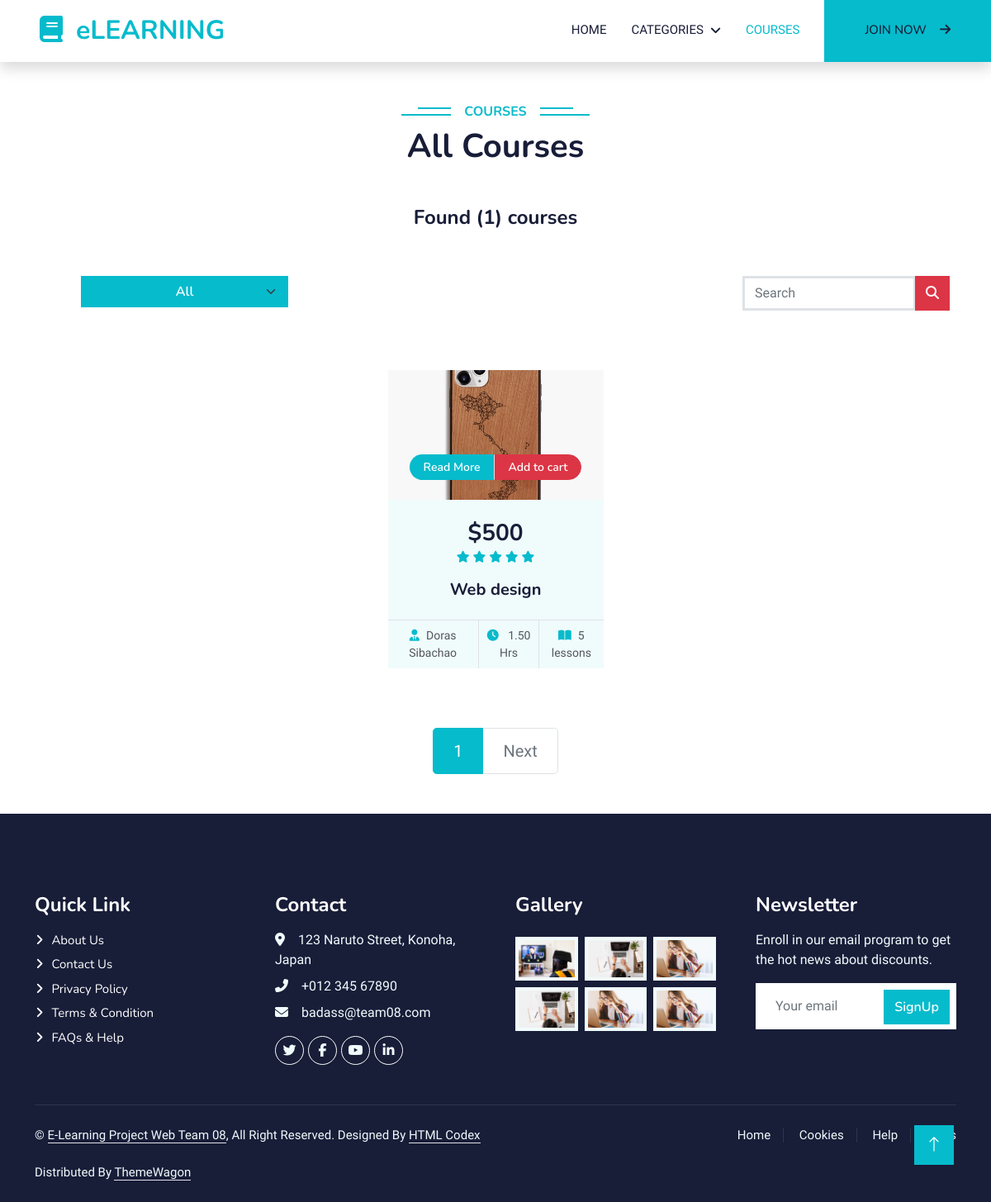
/course/, run on an earlier commit of the app's database.
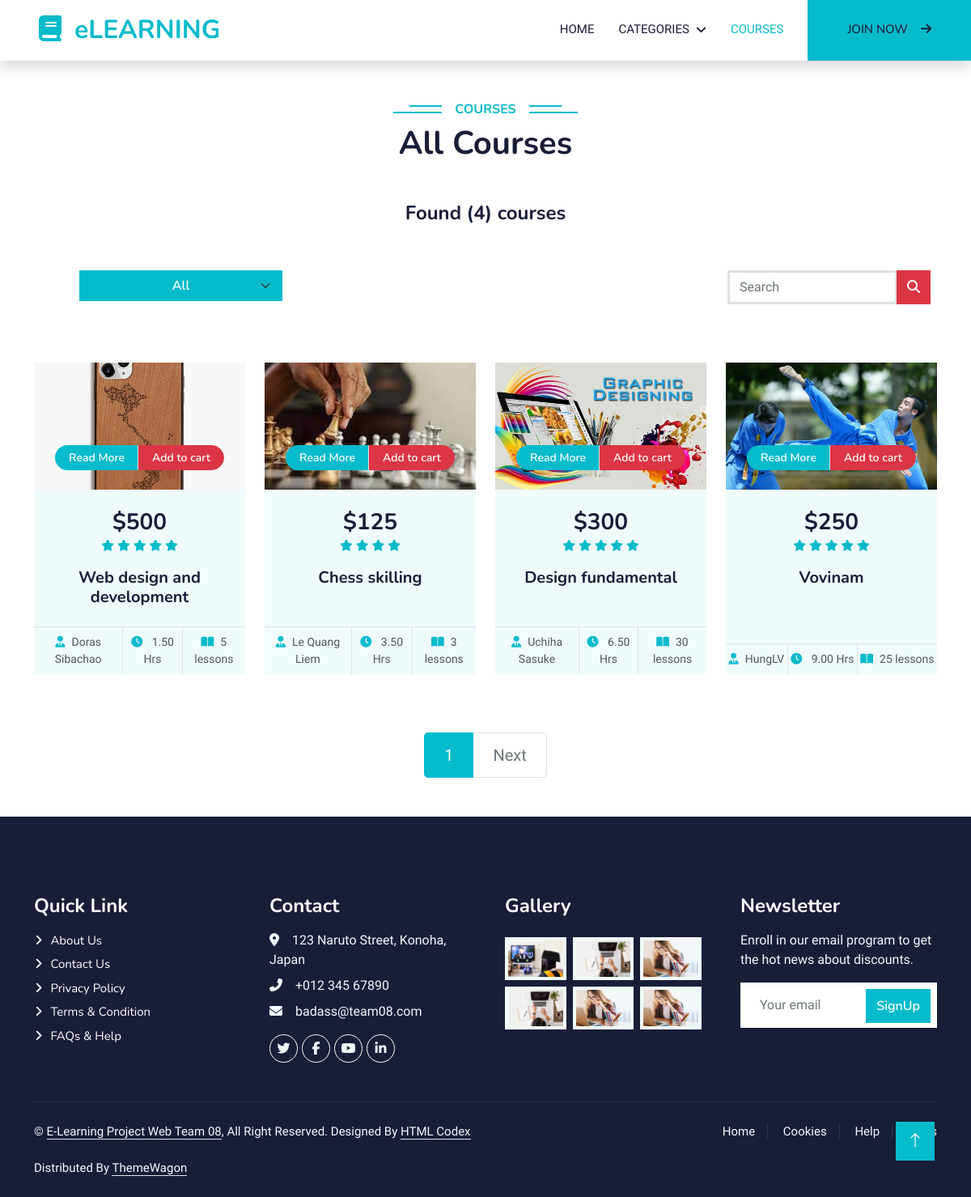
And on a later commit of the database.
### course/models.py (models this page shows, shortened)
class Course(models.Model):
    title = models.CharField(max_length=255)
    description = models.TextField()
    price = models.PositiveIntegerField(null=True,
                                        validators=[MinValueValidator(0)], blank=True)
    instructor = models.CharField(max_length=50)
    language = models.CharField(max_length=50, default='English')
    category = models.ForeignKey(
        Category, on_delete=models.PROTECT, blank=True, null=True)
    COURSE_STATUS_AVAILABLE = 'A'
    COURSE_STATUS_UNAVAILABLE = 'UA'
    COURSE_STATUS_CHOICES = [
        (COURSE_STATUS_AVAILABLE, 'Available'),
        (COURSE_STATUS_UNAVAILABLE, 'Unavailable')
    ]
    lesson_number = models.PositiveBigIntegerField(null=True,
                                                   validators=[MinValueValidator(0)], blank=True)
    course_status = models.CharField(
        max_length=2, choices=COURSE_STATUS_CHOICES, default=COURSE_STATUS_AVAILABLE)
    rated = models.PositiveSmallIntegerField(null=True,
                                             validators=[MinValueValidator(0), MaxValueValidator(5)], blank=True)
    duration = models.DecimalField(max_digits=6, decimal_places=2,
                                   validators=[MinValueValidator(0)], blank=True, null=True)
    image = ResizedImageField(size=[500, 300], crop=['middle', 'center'],  upload_to="course/course_image/", null=True, quality=100
                              )
    video = models.FileField(
        upload_to="course/course_video", null=True)
    slug = models.SlugField(max_length=200, unique=True,
                            null=True, blank=True)
    def get_url(self):
        return reverse('course_detail', args=[self.slug])
    def add_to_cart_url(self):
        return reverse('add_cart', args=[self.slug])

### course/views.py (the view)
# urls.py: path('course/', include('course.urls')),
def course(request, category_slug=None):
    course_url = reverse('course')
    if category_slug is not None:
        category = get_object_or_404(Category, slug=category_slug)
        courses = Course.objects.all().filter(category=category, course_status='A')
    else:
        courses = Course.objects.all().filter(course_status='A').order_by('pk')
        category = None
    page = request.GET.get('page')
    page = page or 1
    paginator = Paginator(courses, 8)
    paged_courses = paginator.get_page(page)
    course_count = courses.count()
    if request.user.is_authenticated:
        purchased_orders = OrderDetail.objects.filter(
            order__user=request.user, order__payment_status='C', subscription_type=None)
        if purchased_orders:
            for item in purchased_orders:
                purchased_courses = []
                purchased_courses.append(item.course)
        else:
            purchased_courses = None
    else:
        purchased_courses = None
    context = {
        'courses': paged_courses,
        'course_count': course_count,
        'category': category,
        'course_url': course_url,
        'purchased_courses': purchased_courses,
    }
    return render(request, 'course/course.html', context=context)

### templates/course/course.html (shortened to what this page needs)
{% extends 'base.html' %} {% load static %} {% block content %}
<div class="container-xxl py-5">
  <div class="container">
    <div class="text-center wow fadeInUp" data-wow-delay="0.1s">
        <h6 class="section-title bg-white text-center text-primary px-3">
          Courses
        </h6>
      {% if category == None %}
        <h1 class="mb-5">All Courses</h1>
        {% else %}
        <h1 class="mb-5">{{category.title}} Courses</h1>
      {% endif %}
      <h4>Found ({{course_count}}) courses</h4>
    </div>
    <div
      class="container text-center wow fadeInUp m-4 p-4 mw-100"
      data-wow-delay="0.1s"
    >
      <div class="row justify-content-between p-2 g-3">
        <div class="col-md-3">
          <select
            class="form-select btn btn-primary"
            aria-label="Default select example"
            onchange="location = this.value;"
          >
           <option class="bg-light text-dark" {% if request.path == course_url %} selected {% endif %} value="{{course_url}}">
            All
          </option>
        </select>
        </div>
        <div class="col-md-3">
          <form action="{% url 'search' %}" method="get">
            <div class="input-group mb-3">
              <input
                type="text"
                class="form-control border border-3"
                placeholder="Search"
                name = "s"
                value = "{{s}}"
              />
              <button class="btn btn-danger" type="submit">
                <i class="fa-solid fa-magnifying-glass"></i>
              </button>
            </div>
          </form>
        </div>
      </div>
    </div>
    <div class="row row-cols-lg-4 row-cols-md-2 g-4 justify-content-center">
      {% if courses %}
      {% for course in courses %}
      <div class="col-lg-3 col-md-6 wow fadeInUp" data-wow-delay="0.5s">
        <div class="d-flex flex-column course-item bg-light h-100">
          <div class="position-relative overflow-hidden">
            <img class="img-fluid" src="{{course.image.url}}" alt="" />
            <div
              class="w-100 d-flex justify-content-center position-absolute bottom-0 start-0 mb-4"
            >
              <a
                href="{{course.get_url}}"
                class="flex-shrink-0 btn btn-sm btn-primary px-3 border-end"
                style="border-radius: 30px 0 0 30px"
                >Read More</a
              >
              {% if course in purchased_courses or request.user.on_subscription %}
              <a
              href="{{course.get_video_url}}"
              class="flex-shrink-0 btn btn-sm btn-warning px-3"
              style="border-radius: 0 30px 30px 0"
              >Learn now</a
              >
              {% else %}
               <a
                href="{{course.add_to_cart_url}}"
                class="flex-shrink-0 btn btn-sm btn-danger px-3"
                style="border-radius: 0 30px 30px 0"
                >Add to cart</a
              >
              {% endif %}
            </div>
          </div>
          <div class="text-center p-4 pb-0 flex-fill">
            <h3 class="mb-0">${{course.price}}</h3>
            <div class="mb-3">
              {% for i in course.rated|center:course.rated%}
              <small class="fa fa-star text-primary"></small>
              {% endfor %}
            </div>
            <h5 class="mb-4">{{ course.title }}</h5>
          </div>
          <div class="d-flex border-top">
            <small class="flex-fill text-center border-end py-2"
              ><i class="fa fa-user-tie text-primary me-2"></i>{{course.instructor}}</small
            >
            <small class="flex-fill text-center border-end py-2"
              ><i class="fa fa-clock text-primary me-2"></i> {{course.duration}}
              Hrs</small
            >
            <small class="flex-fill text-center py-2"
              ><i class="fa fa-book-open text-primary me-2"></i
              >{{course.lesson_number}} lessons
            </small>
          </div>
        </div>
      </div>
      {% endfor %}
      {% endif %}
    </div>
  </div>
</div>
{% if courses %}
<nav class="mt-4" aria-label="Page navigation sample">
  <ul class="pagination justify-content-center pagination-lg">
    {% for page in courses.paginator.page_range %}
    {% if courses.number|add:'-1' <= page and page <= courses.number|add:'1' %}
    {% if page == courses.number %}
    <li class="page-item active">
      <a class="page-link" href="{% url 'course' %}?page={{ page }}"
        >{{ page }}</a
      >
    </li>
    {% else %}
    <li class="page-item">
      <a class="page-link" href="{% url 'course' %}?page={{ page }}"
        >{{ page }}</a
      >
    </li>
    {% endif %} {% endif %} {% endfor %}
     {% if courses.has_next %}
    <li class="page-item">
      <a
        class="page-link"
        href="{% url 'course' %}?page={{courses.next_page_number}}"
        >Next</a
      >
    </li>
    {% else %}
    <li class="page-item disabled">
      <a class="page-link" href="#">Next</a>
    </li>
    {% endif %}
  </ul>
</nav>
{% endif %} {% endblock content %}

### templates/base.html (shortened to what this page needs)
{% load static %}
<!DOCTYPE html>
<html lang="en">
<head>
  <link href="https://cdnjs.cloudflare.com/ajax/libs/font-awesome/5.10.0/css/all.min.css" rel="stylesheet" />
  <link rel="stylesheet" href="https://cdn.jsdelivr.net/npm/bootstrap-icons@1.10.2/font/bootstrap-icons.css">
  <link href="{% static 'general/lib/owlcarousel/assets/owl.carousel.min.css' %}" rel="stylesheet" />
  <link href="{% static 'general/lib/owlcarousel/assets/owl.carousel.min.css' %}" rel="stylesheet" />
  <link href="{% static 'general/css/bootstrap.min.css' %}" rel="stylesheet" />
  <link href="{% static 'general/css/style.css' %}" rel="stylesheet" />
<body>
  {% include 'includes/navbar.html' %}
  {% block content %}{% endblock content %}
  {% include 'includes/footer.html' %}
  <a href="#" class="btn btn-lg btn-primary btn-lg-square back-to-top"><i class="bi bi-arrow-up"></i></a>
</body>
</html>

### templates/includes/navbar.html (shortened to what this page needs)
{% load static %}
<nav
  class="navbar navbar-expand-lg bg-white navbar-light shadow sticky-top p-0"
>
  <a
    href="{% url 'home' %}"
    class="navbar-brand d-flex align-items-center px-4 px-lg-5"
  >
    <h2 class="m-0 text-primary"><i class="fa fa-book me-3"></i>eLEARNING</h2>
  </a>
  <div class="collapse navbar-collapse" id="navbarCollapse">
    <div class="navbar-nav ms-auto p-4 p-lg-0 text-center">
      <a
        href="{% url 'home' %}"
        class="nav-item nav-link {% if request.resolver_match.url_name == 'home' %} active {% endif %}"
        >Home</a
      >
      <div class="nav-item dropdown">
        <a href="#" class="nav-link dropdown-toggle" data-bs-toggle="dropdown"
          >Categories</a
        >
      </div>
      <a
        href="{% url 'course' %}"
        class="nav-item nav-link {% if request.resolver_match.url_name == 'course' %} active {% endif %}"
        >Courses</a
      >
       {% if user.is_authenticated %}
      <div class="nav-item dropdown">
        <a
          href="#"
          class="nav-link dropdown-toggle btn btn-primary py-4 px-lg-5 d-lg-block me-0"
          data-bs-toggle="dropdown"
          ><i class="fa-solid fa-user-plus"></i> {{user.first_name}}</a
        >
        <div class="dropdown-menu fade-down m-0 text-center container-fluid">
          <a href="{% url 'cart' %}" class="dropdown-item">My cart</a>
          <li><hr class="dropdown-divider" /></li>
          <a href="{% url 'purchased_courses' %}" class="dropdown-item"
            >My learning</a
          >
          <li><hr class="dropdown-divider" /></li>
          <a href="{% url 'profile' %}" class="dropdown-item"
            >Account settings</a
          >
          <li><hr class="dropdown-divider" /></li>
          <a href="{% url 'payment_history' %}" class="dropdown-item"
            >Payment history</a
          >
          <li><hr class="dropdown-divider" /></li>
          <a href="{% url 'signout' %}" class="dropdown-item">Log out</a>
        </div>
      </div>
      {% else %}
      <a
        href="{% url 'signup' %}"
        class="nav-link btn btn-primary py-4 px-lg-5 d-lg-block me-0"
        >Join Now<i class="fa fa-arrow-right ms-3"></i
      ></a>
      {% endif %}
    </div>
  </div>
</nav>

### templates/includes/footer.html
{% load static %}
<div
  class="container-fluid bg-dark text-light footer pt-5 mt-5 wow fadeIn"
  data-wow-delay="0.1s"
>
  <div class="container py-5">
    <div class="row g-5">
      <div class="col-lg-3 col-md-6">
        <h4 class="text-white mb-3">Quick Link</h4>
        <a class="btn btn-link" href="">About Us</a>
        <a class="btn btn-link" href="">Contact Us</a>
        <a class="btn btn-link" href="">Privacy Policy</a>
        <a class="btn btn-link" href="">Terms & Condition</a>
        <a class="btn btn-link" href="">FAQs & Help</a>
      </div>
      <div class="col-lg-3 col-md-6">
        <h4 class="text-white mb-3">Contact</h4>
        <p class="mb-2">
          <i class="fa fa-map-marker-alt me-3"></i>123 Naruto Street, Konoha,
          Japan
        </p>
        <p class="mb-2"><i class="fa fa-phone-alt me-3"></i>+012 345 67890</p>
        <p class="mb-2"><i class="fa fa-envelope me-3"></i>badass@team08.com</p>
        <div class="d-flex pt-2">
          <a class="btn btn-outline-light btn-social" href=""
            ><i class="fab fa-twitter"></i
          ></a>
          <a class="btn btn-outline-light btn-social" href=""
            ><i class="fab fa-facebook-f"></i
          ></a>
          <a class="btn btn-outline-light btn-social" href=""
            ><i class="fab fa-youtube"></i
          ></a>
          <a class="btn btn-outline-light btn-social" href=""
            ><i class="fab fa-linkedin-in"></i
          ></a>
        </div>
      </div>
      <div class="col-lg-3 col-md-6">
        <h4 class="text-white mb-3">Gallery</h4>
        <div class="row g-2 pt-2">
          <div class="col-4">
            <img
              class="img-fluid bg-light p-1"
              src="{% static 'general/img/course-1.jpg' %}"
              alt=""
            />
          </div>
          <div class="col-4">
            <img
              class="img-fluid bg-light p-1"
              src="{% static 'general/img/course-2.jpg' %}"
              alt=""
            />
          </div>
          <div class="col-4">
            <img
              class="img-fluid bg-light p-1"
              src="{% static 'general/img/course-3.jpg' %}"
              alt=""
            />
          </div>
          <div class="col-4">
            <img
              class="img-fluid bg-light p-1"
              src="{% static 'general/img/course-2.jpg' %}"
              alt=""
            />
          </div>
          <div class="col-4">
            <img
              class="img-fluid bg-light p-1"
              src="{% static 'general/img/course-3.jpg' %}"
              alt=""
            />
          </div>
          <div class="col-4">
            <img
              class="img-fluid bg-light p-1"
              src="{% static 'general/img/course-3.jpg' %}"
              alt=""
            />
          </div>
        </div>
      </div>
      <div class="col-lg-3 col-md-6">
        <h4 class="text-white mb-3">Newsletter</h4>
        <p>Enroll in our email program to get the hot news about discounts.</p>
        <div class="position-relative mx-auto" style="max-width: 400px">
          <input
            class="form-control border-0 w-100 py-3 ps-4 pe-5"
            type="text"
            placeholder="Your email"
          />
          <button
            type="button"
            class="btn btn-primary py-2 position-absolute top-0 end-0 mt-2 me-2"
          >
            <a href="/account/signup">SignUp</a>
          </button>
        </div>
      </div>
    </div>
  </div>
  <div class="container">
    <div class="copyright">
      <div class="row">
        <div class="col-md-6 text-center text-md-start mb-3 mb-md-0">
          &copy;
          <a class="border-bottom" href="#">E-Learning Project Web Team 08</a>,
          All Right Reserved. Designed By
          <a class="border-bottom" href="https://htmlcodex.com">HTML Codex</a
          ><br /><br />
          Distributed By
          <a class="border-bottom" href="https://themewagon.com">ThemeWagon</a>
        </div>
        <div class="col-md-6 text-center text-md-end">
          <div class="footer-menu">
            <a href="">Home</a>
            <a href="">Cookies</a>
            <a href="">Help</a>
            <a href="">FQAs</a>
          </div>
        </div>
      </div>
    </div>
  </div>
</div>

What changed in the data, as far as the page shows it:
changed Course "Doras Sibachao": title "Web design" → "Web design and development"
added Course: image (picture), price "125", rated 4 (drawn), title "Chess skilling", instructor "Le Quang Liem", duration "3.50", lesson_number "3"
added Course: image (picture), price "300", rated 5 (drawn), title "Design fundamental", instructor "Uchiha Sasuke", duration "6.50", lesson_number "30"
added Course: image (picture), price "250", rated 5 (drawn), title "Vovinam", instructor "HungLV", duration "9.00", lesson_number "25"
Also different on the page:
{{ course_count }}: "1" → "4"
